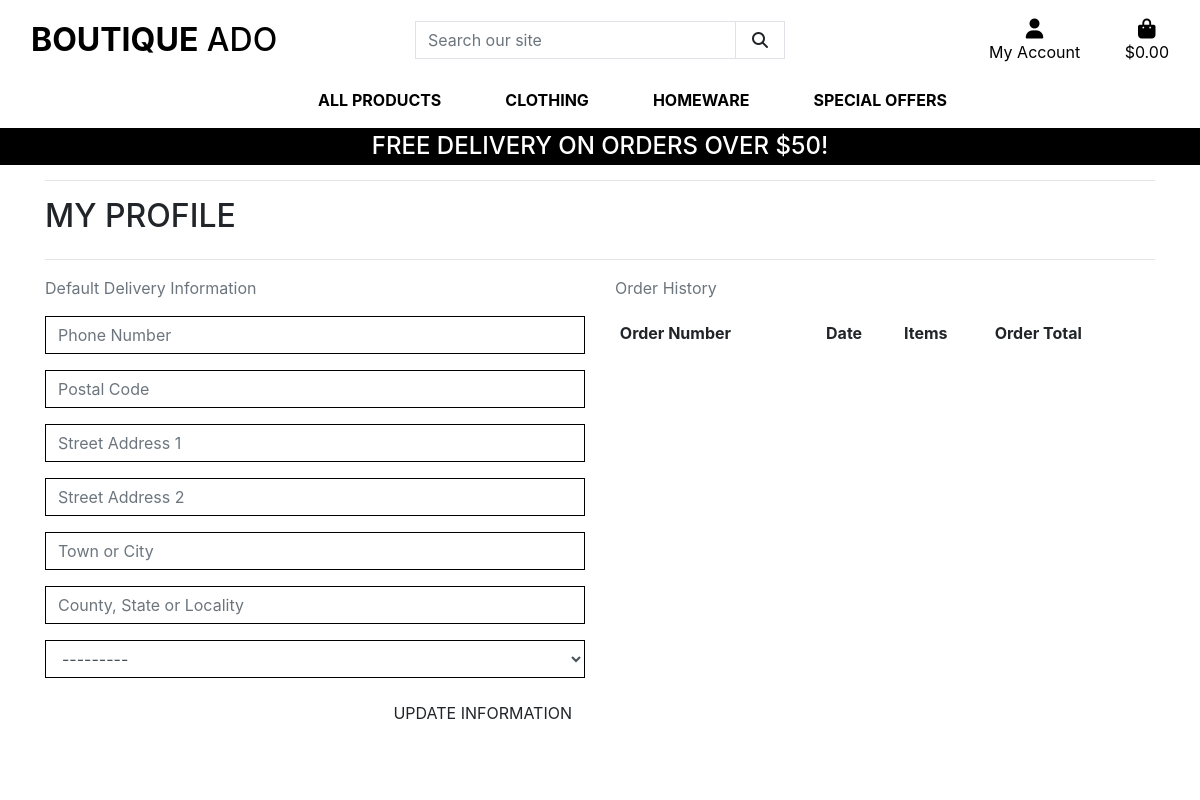
Before: /profile/ (signed in) with the older database file.
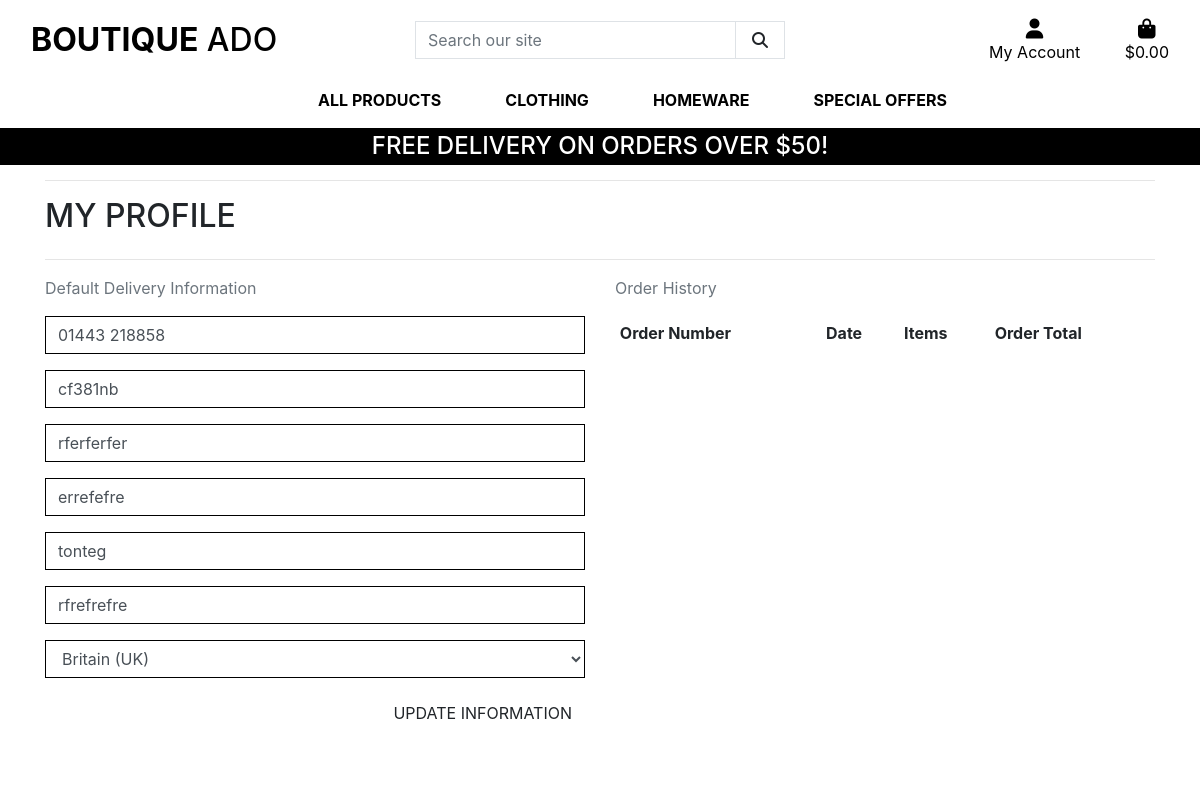
After: the same page with the newer database file.
### profiles/models.py (models this page shows, shortened)
class UserProfile(models.Model):
    user = models.OneToOneField(User, on_delete=models.CASCADE)
    default_phone_number = models.CharField(max_length=20, null=True, blank=True)
    default_postcode = models.CharField(max_length=20, null=True, blank=True)
    default_street_address1 = models.CharField(max_length=80, null=True, blank=True)
    default_street_address2 = models.CharField(max_length=80, null=True, blank=True)
    default_town_or_city = models.CharField(max_length=40, null=True, blank=True)
    default_county = models.CharField(max_length=80, null=True, blank=True)
    default_country = CountryField(blank_label='Country *', null=True, blank=True)

### profiles/views.py (the view)
# urls.py: path('profile/', include('profiles.urls')),
def profile(request):
    profile = get_object_or_404(UserProfile, user=request.user)
    if request.method == 'POST':   #post handler for when profile updated
        form = UserProfileForm(request.POST, instance=profile)                      #userprofile form comes from the IMPORt at the top so imports class
        if form.is_valid():
            form.save()
            messages.success(request, 'Profile updated successfully')
    form = UserProfileForm(instance=profile)
    orders =profile.orders.all()
    template = 'profiles/profile.html'
    context = {
        'form':form,
        'orders':orders,
    }
    return render(request, template, context)

### profiles/forms.py
class UserProfileForm(forms.ModelForm):
    class Meta:
        model = UserProfile
        exclude = ('user',)
    def __init__(self, *args, **kwargs):
        super().__init__(*args, **kwargs)
        placeholders = {
            'default_phone_number': 'Phone Number',
            'default_postcode': 'Postal Code',
            'default_town_or_city': 'Town or City',
            'default_street_address1': 'Street Address 1',
            'default_street_address2': 'Street Address 2',
            'default_county': 'County, State or Locality',
        }
        self.fields['default_phone_number'].widget.attrs['autofocus'] = True
        for field in self.fields:
            if field != 'default_country':
                if self.fields[field].required:
                    placeholder = f'{placeholders[field]} *'
                else:
                    placeholder = placeholders[field]
                self.fields[field].widget.attrs['placeholder'] = placeholder
            self.fields[field].widget.attrs['class'] = 'border-black rounded-0 profile-form-input'
            self.fields[field].label = False

### profiles/templates/profiles/profile.html (shortened to what this page needs)
{% extends "base.html" %}
{% load static %}
{% block extra_css %}
    <link rel="stylesheet" href="{% static 'profiles/css/profile.css' %}">
{% endblock %}
{% block page_header %}
    <div class="container header-container">
    </div>
{% endblock %}
{% block content %}
    <div class="overlay"></div>
    <div class="container">
        <div class="row">
            <div class="col">
                <hr>
                <h2 class="logo-font mb-4">My Profile</h2>
                <hr>
            </div>
        </div>
        <div class="row">
            <div class="col-12 col-lg-6">
                <p class="text-muted">Default Delivery Information</p>
                <form class="mt-3" action="{% url 'profile' %}" method="POST" id="profile-update-form">
                    {{ form|crispy }}
                    <button class="btn btn-black rounded-0 text-uppercase float-right">Update Information</button>
                </form>
            </div>
            <div class="col-12 col-lg-6">
                <p class="text-muted">Order History</p>
                <div class="order-history table-responsive">
                    <table class="table table-sm table-borderless">
                        <thead>
                            <tr>
                                <th>Order Number</th>
                                <th>Date</th>
                                <th>Items</th>
                                <th>Order Total</th>
                            </tr>
                        </thead>
                    </table>
                </div>
            </div>
        </div>
{% endblock %}

Changed rows visible on the page:
changed UserProfile: default_phone_number (not shown) → "01443 218858"; default_postcode (not shown) → "cf381nb"; default_street_address1 (not shown) → "rferferfer"; default_street_address2 (not shown) → "errefefre"; default_town_or_city (not shown) → "tonteg"; default_county (not shown) → "rfrefrefre"; default_country "---------" → "Britain (UK)"
